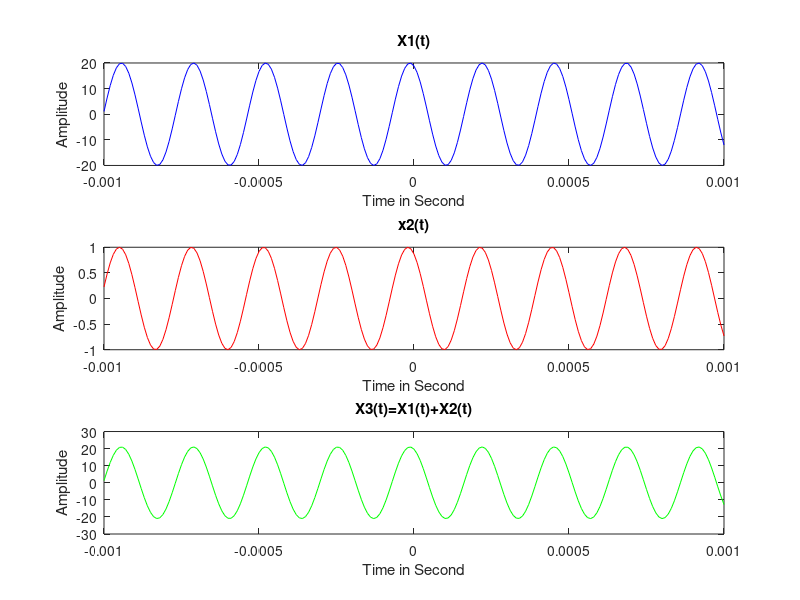

Source code (MATLAB):
clc;
clear all; 
close all; 
fs=100000;
d=0.001;
t=-d:1/fs:d; 
A1=20; 
A2=1;
x1 = 20*cos(2*pi*(4297)*t + (20*pi/180));
x2 = cos(2*pi*(4297)*t + (30*pi/180));
x3=x1+x2;
subplot(3,1,1)
plot(t,x1,'b')
xlabel('Time in Second')
ylabel('Amplitude')
title('X1(t)')
subplot(3,1,2)
plot(t,x2,'r')
xlabel('Time in Second')
ylabel('Amplitude')
title('x2(t)')
subplot(3,1,3)
plot(t,x3,'g')
xlabel('Time in Second')
ylabel('Amplitude')
title('X3(t)=X1(t)+X2(t)')